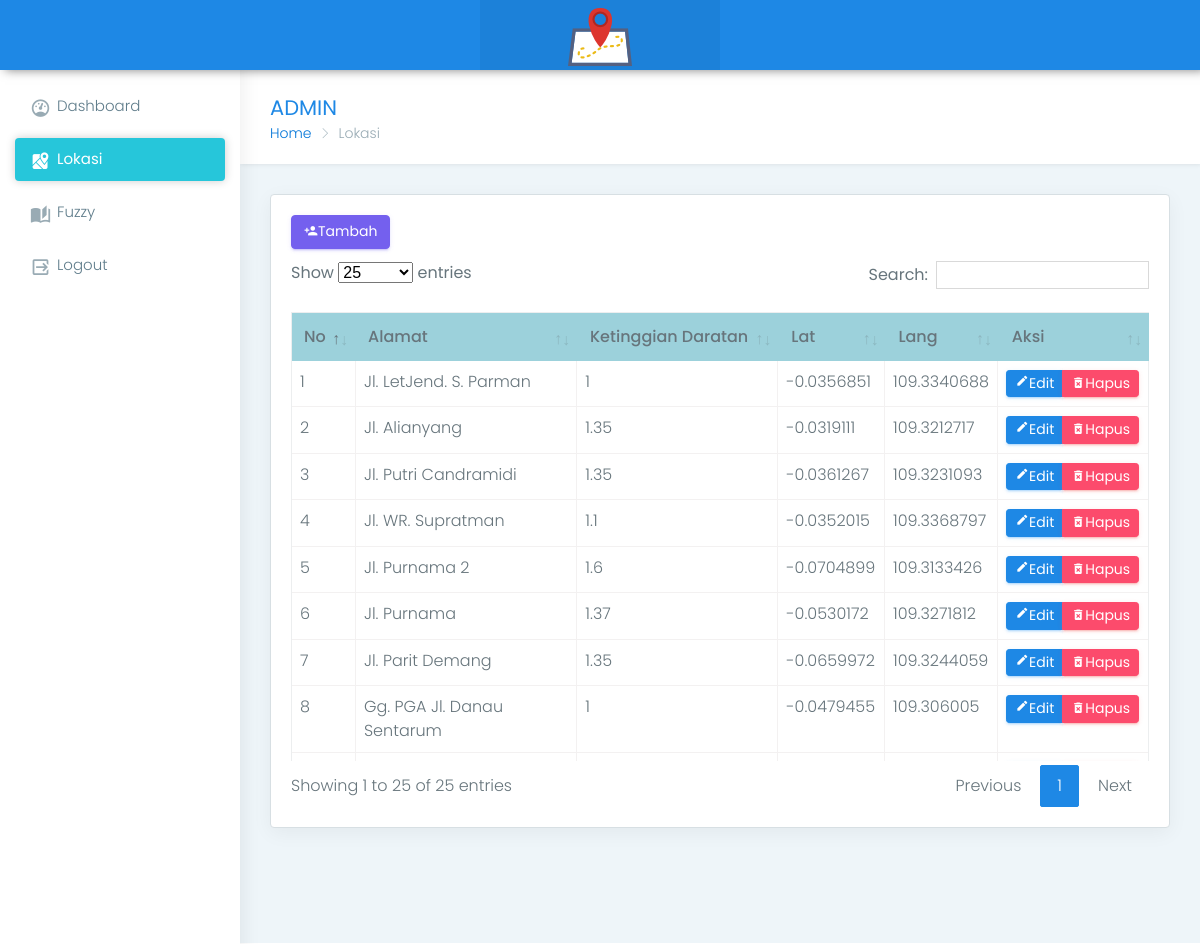
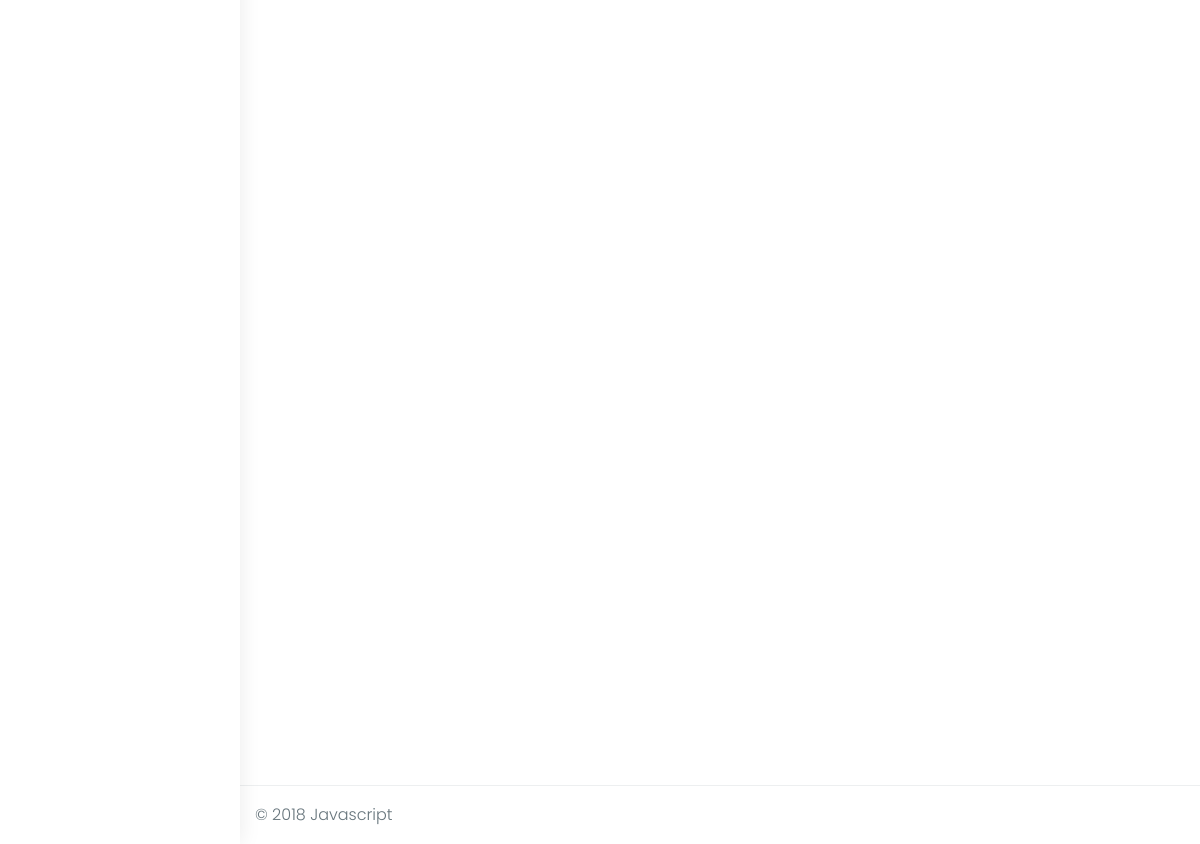
Screenshot of /admin/lokasi.php (signed in) with the database file from the repository (2 pictures, top to bottom).
### tables this page shows
CREATE TABLE `tbl_tempat` (
  `id_tempat` int(3) NOT NULL,
  `alamat` varchar(100) NOT NULL,
  `kd` float NOT NULL,
  `lat` varchar(20) NOT NULL,
  `lng` varchar(20) NOT NULL
);

### admin/lokasi.php (the view, shortened to what this page needs)
<?php
include('header.php');
include('sidebar.php');
?>
        <div class="page-wrapper">
            <div class="container-fluid">
                <div class="row page-titles">
                    <div class="col-md-12 col-8 align-self-center">
                        <h3 class="text-themecolor">ADMIN</h3>
                        <ol class="breadcrumb">
                            <li class="breadcrumb-item"><a href="javascript:void(0)">Home</a></li>
                            <li class="breadcrumb-item active">Lokasi</li>
                        </ol>
                    </div>
                </div>
                <div class="row">
                    <div class="col-lg-12 col-md-12">
                     <div class="card">
                    <div class="card-block">
                   <div class="row">
                  <div class="col-12">
                   <div class="d-flex flex-wrap">
                    <div>
            <h3 class="card-title"><a href="#" data-toggle="modal" data-target="#myModal_tambah" class="btn waves-effect waves-light btn-primary"><i class="mdi mdi-account-plus"></i>Tambah</a> </h3> </div>
                   </div>
<table id="example" class="display table table-bordered" cellspacing="0" width="100%">
    <thead>
        <tr bgcolor="#9cd1db">
            <th>No</th>
            <th>Alamat</th>
            <th>Ketinggian Daratan</th>
            <th>Lat</th>
            <th>Lang</th>
            <th>Aksi</th>
        </tr>
    </thead>
    <tbody>
      <?php
       $query = mysqli_query($connect, "SELECT * FROM tbl_tempat");
        $no = 1;
         while($data = mysqli_fetch_array($query)){
          $id_tempat = $data['id_tempat'];
          $lat = $data['lat'];
            $lon = $data['lng'];
             $alamat = $data['alamat'];
             $kd = $data['kd'];
        ?>
        <tr>
            <td><?php echo $no; ?></td>
            <td><?php echo $alamat; ?></td>
            <td><?php echo $kd; ?></td>
            <td><?php echo $lat; ?></td>
             <td><?php echo $lon; ?></td>
            <td><div class="btn-group btn-group-sm" style="float: none;">
                <a class="btn btn-info btn-sm" href="<?php echo $id_tempat;?>" data-toggle="modal" data-target="#myModal<?php echo $id_tempat;?>" >
         <i class="mdi mdi-border-color"></i>Edit
          </a>
          <a class="btn btn-danger btn-sm" onclick="return confirmSubmit()" href="hapus.php?id_tempat=<?php echo $id_tempat;?>" >
         <i class="mdi mdi-delete-forever"></i>Hapus
          </a>
      </div></td>
        </tr>
                <?php
                  $no++;
                  }
                   ?>
    </tbody>
</table>
                 </div>
                 </div>
                 </div>
                 </div>
                 </div>
                </div>
         <?php
         include('footer.php');
         ?>

### css/colors/blue.css (style rules this page uses)
.text-themecolor { color: #1e88e5 !important; }

### rows the page displays
tbl_tempat: alamat "Jl. LetJend. S. Parman", kd "1", lat "-0.0356851", lng "109.3340688"
tbl_tempat: alamat "Jl. Alianyang", kd "1.35", lat "-0.0319111", lng "109.3212717"
tbl_tempat: alamat "Jl. Putri Candramidi", kd "1.35", lat "-0.0361267", lng "109.3231093"
tbl_tempat: alamat "Jl. WR. Supratman", kd "1.1", lat "-0.0352015", lng "109.3368797"
tbl_tempat: alamat "Jl. Purnama 2", kd "1.6", lat "-0.0704899", lng "109.3133426"
tbl_tempat: alamat "Jl. Purnama", kd "1.37", lat "-0.0530172", lng "109.3271812"
tbl_tempat: alamat "Jl. Parit Demang", kd "1.35", lat "-0.0659972", lng "109.3244059"
tbl_tempat: alamat "Gg. PGA Jl. Danau Sentarum", kd "1", lat "-0.0479455", lng "109.306005"
